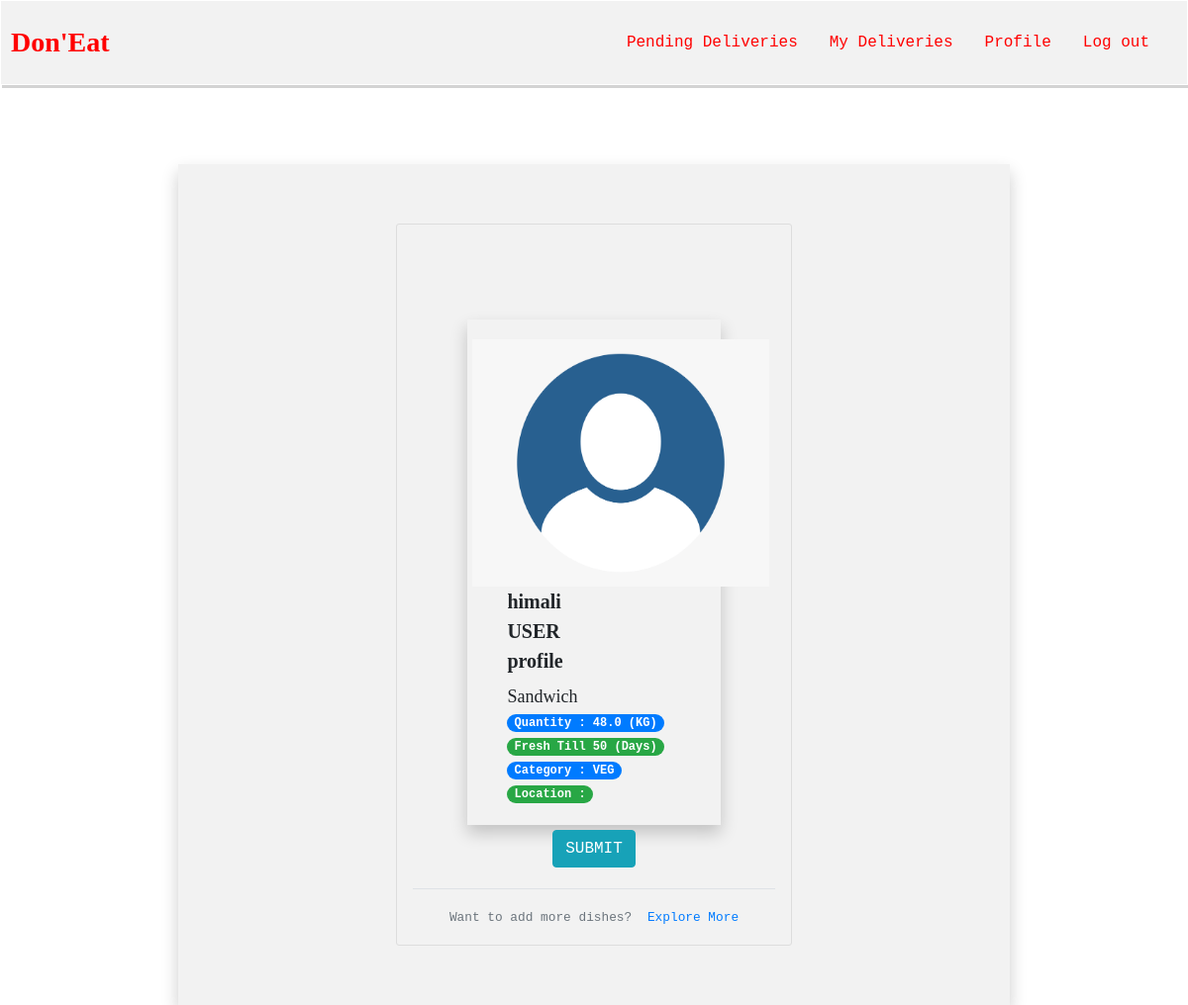
The app's page /view_donations/2/ (signed in) with its own data.
### posts/models.py (models this page shows, shortened)
class Item(models.Model):
    posting_organization = models.ForeignKey(ProfileModel,on_delete=models.CASCADE,null=True,related_name = 'posting_organization')
    ordering_organization = models.ForeignKey(ProfileModel,on_delete=models.CASCADE,null=True,related_name = 'ordering_organization')
    isOrdered = models.BooleanField(default=False,null=True)
    isDelivered = models.BooleanField(default=False,null=True)
    isQualityOK = models.BooleanField(default=False,null=True)
    isQuantityOK = models.BooleanField(default=False,null=True)
    description = models.CharField(max_length=100)
    quantity = models.FloatField()
    category = models.CharField(choices=CATEGORY_CHOICES, default='VEG',null=True,max_length=100)
    image = models.ImageField(default='default.png',upload_to='profile_pics')
    freshTill = models.IntegerField(default=0)
    walletPublicAddress = models.CharField(max_length=50,null=True,default=0)
    deliveredBy = models.ForeignKey(ProfileModel,on_delete=models.CASCADE,null=True,related_name = 'deliveredBy')
    isChecked = models.BooleanField(default=False,null=True)

### users/models.py (models this page shows)
class ProfileModel(models.Model):
    user = models.OneToOneField(User,on_delete=models.CASCADE)
    category = models.CharField(choices=CATEGORY_CHOICES, default='USER',null=True,max_length=100)
    image = models.ImageField(default='default.png',upload_to='profile_pics')
    instituteName = models.CharField(max_length=100,null=True)
    instituteType = models.CharField(choices=ORG_CHOICES, default='Others',null=True,max_length=100)
    location = models.CharField(max_length=100,null=True)
    acceptanceRate = models.FloatField(null=True,default=0)
    walletPublicAddress = models.CharField(max_length=50,null=True,default=0)
    def __str__(self):
        return f'{self.user.username} {self.category} profile'

### posts/views.py (the view, shortened to what this page needs)
# urls.py: path('view_donations/<int:id>/', posts_views.viewDonation, name='view_donations'),
@login_required
def viewDonation(request,id):
    ob = ProfileModel.objects.get(user=request.user)
    role = ob.category
    inst = Item.objects.get(id=id)
    context = {
        'item_obj': inst,
        'role':role
    }
    return render(request,'posts/view_donations.html',context)

### posts/templates/posts/view_donations.html (shortened to what this page needs)
{% extends 'posts/base.html' %}
{% block body %}
{% load crispy_forms_tags %}
<div class="container detail-card">
        <div class="content-section">
            <form method="POST">{% csrf_token %}
                <div class="container detail-card">
                    <div class="row">
                        <div class="row">
                        <div class="col-md-4">
                                    <img height="250px" width="300px" src="{{ item_obj.image.url }}">
                        </div>
                            </div>
                        <div class="col-md-6 offset-1">
                            <div class="row">
                                <div class="col-md-12 pb-2" style="font-size: 20px; font-family: Tahoma; font-weight: bold;">
                                    {{ item_obj.posting_organization }}
                                </div>
                            </div>
                            <div class="row">
                                <div class="col-md-12" style="font-family: fantasy; font-size: 18px;">
                                    {{ item_obj.description }}
                                </div>
                            </div>
                            <div class="row">
                                <div class="col-md-12">
                                    <span class="badge badge-pill badge-primary"> Quantity : {{ item_obj.quantity }} (KG) </span>
                                    <span class="badge badge-pill badge-success"> Fresh Till {{ item_obj.freshTill }} (Days) </span>
                                    <span class="badge badge-pill badge-primary"> Category : {{ item_obj.category }} </span>
                                    <br>
                                    <span class="badge badge-pill badge-success"> Location : {{ item.posting_organization.location }} </span>
                                </div>
                            </div>
                        </div>
                    </div>
                </div>
               <div class="form-group" style="text-align: center;">
               <button type="submit" class="btn btn-info">SUBMIT</button>
                   </div>
                 </form>
                 <div class="border-top pt-3" style="text-align: center;">
                     <small class="text-muted">
                         Want to add more dishes?
                         <a class="ml-2" href="{% url 'index' %}"> Explore More </a>
                     </small>
                 </div>
           </div>
    </div>
{% endblock %}

### posts/static/posts/style.css (style rules this page uses)
body { font-family: Tahoma, monospace; }
.container { padding: 50px; }
.btn { margin: 5px; }
.detail-card { box-shadow: 0 4px 8px 0 rgba(0,0,0,0.2); transition: 0.3s; margin: 0 auto; margin-top: 80px; width: 70%; background-color: #f2f2f2; padding: 20px; }
.index-card,.detail-card,.review:hover { box-shadow: 0 8px 16px 0 rgba(0,0,0,0.2); }
.content-section { padding: 2%; border: 1px solid #dddddd; border-radius: 3px; height: 40%; width: 50%; margin: 0 auto; margin-top: 5%; margin-bottom: 5%; }

### records on screen
Item: image (placeholder picture), posting_organization "himali USER profile", description "Sandwich", quantity "48.0", freshTill "50", category "VEG"
